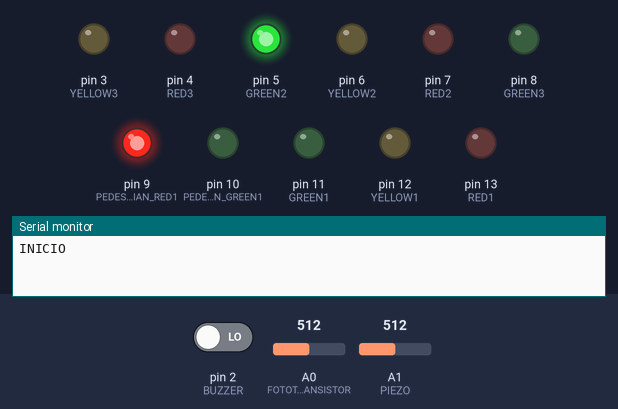
The sketch below on a simulated Arduino Uno, built with avr-gcc and run on an emulated ATmega328P. On the bench: output pins drawn as LEDs (lit = HIGH), the last lines printed to the serial monitor. The test bench sets the inputs (shaded band); at power-on: pin 2 (BUZZER) LOW, A0 (FOTOTRANSISTOR) = 512, A1 (PIEZO) = 512.

Above: at 1.2 s.
1.3 s: pin 2 (BUZZER) driven HIGH
At 2.8 s:
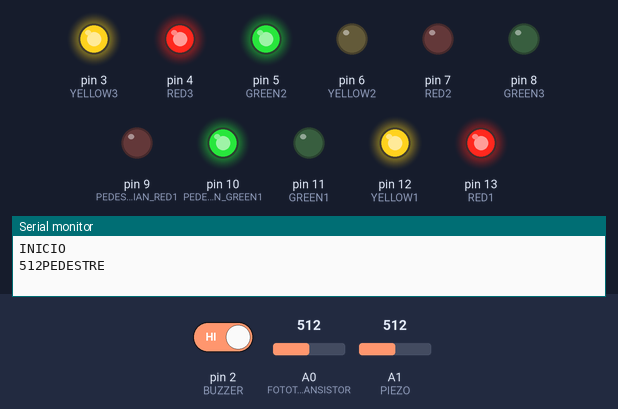
At 3.9 s:
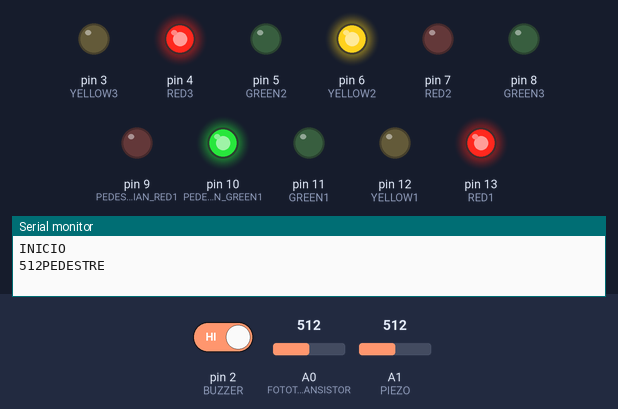
4.3 s: pin 2 (BUZZER) driven LOW
At 7.3 s:
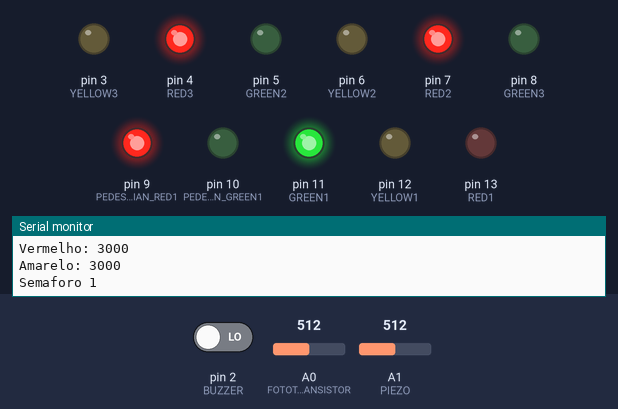
Timing chart, 0 to 23.5 s (numbered marks = the images above; inputs shaded):
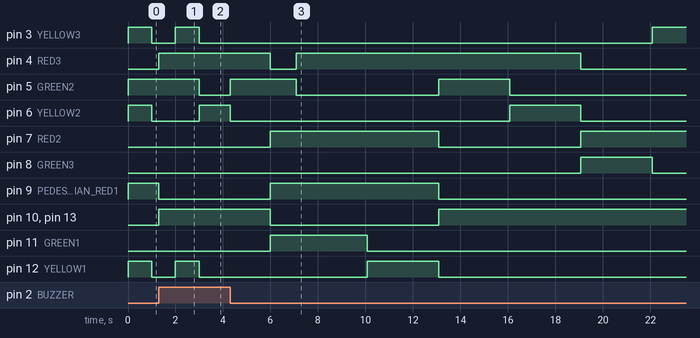

Measured:
- after the input at 1.3 s, pin 4 (RED3), pin 10 (PEDESTRIAN_GREEN1), pin 13 (RED1): LOW → HIGH after 0.00 s instead of 1.7 s; pin 9 (PEDESTRIAN_RED1): HIGH → LOW after 0.00 s instead of 1.7 s
- by itself, pin 5 (GREEN2): alternates HIGH for 2.9 s and LOW for 6.0 s

The sketch:

hardware-code.ino
```cpp
#define PIEZO 1 //Pino Analogico 1
#define SENSOR_CAR 2 // Pino Analogico 2
//#define LED_PIEZO 1 //Pino Digital 1
#define THRESHOLD 30 //Threshold do Piezoeletrico
#define FOTOTRANSISTOR 0 //Pino Analogico 0
#define BUZZER 2  //Pino Digital 2
/* LEDS para simular o semáforo*/
#define RED1  13 //Pino Digital 13
#define YELLOW1 12 //Pino Digital 12
#define GREEN1 11 //Pino Digital 11

#define PEDESTRIAN_GREEN1 10 //Pino Digital 10
#define PEDESTRIAN_RED1 9 //Pino Digital 9

#define RED2  7 //Pino Digital 7
#define YELLOW2 6 //Pino Digital 6
#define GREEN2 5 //Pino Digital 5

#define RED3  4 //Pino Digital 4
#define YELLOW3 3 //Pino Digital 3
#define GREEN3 8 //Pino Digital 8


int piezo_value = 0;
int value = 0;
int start = 1;
/*--------- TIMERS -------------- */
int GREEN2time;
int RED2time = 3000;
int YELLOW2time = 3000; //3s
/*-------VARIAVEIS DE CONTROLE------- */
int inicio = 1;
int count_v = 0; //Contador de veículos
int S_via_second = 3150; //Fluxo de Saturação veq/htv da via secundaria
int S_via_prim = 4725; //Fluxo de Saturação veq/htv da via primaria
int q = 200; //Demanda da aproximação
int y; //Taxa de ocupação
int Sum_Y = 0; //Somatorio das taxas de ocupação
unsigned long Co; //Tempo de ciclo ótimo;
unsigned long Tp = 3000;
unsigned long I = 3000; //Tempo perdido inicial
unsigned long gef = 3000; //Tempo de Verde efetivo 8s inciais;
unsigned long g = 3000;
unsigned long t1, t2, tempo; //Variaveis para calculo de velocidade do veiculo;
unsigned long timer = 0;

void pedestre() {
  value = analogRead(FOTOTRANSISTOR);
  piezo_value = analogRead(PIEZO); //Sensor piezo para detectar o peso do pedestre
  Serial.print(value);
  Serial.println("PEDESTRE");
  if (value >= 300 || piezo_value >= THRESHOLD) {
    digitalWrite(GREEN1, LOW);
    digitalWrite(GREEN2, HIGH);
    digitalWrite(GREEN3, LOW);
    digitalWrite(PEDESTRIAN_GREEN1, HIGH);
    digitalWrite(PEDESTRIAN_RED1, LOW);
    digitalWrite(YELLOW1, LOW);
    digitalWrite(YELLOW2, LOW);
    digitalWrite(YELLOW3, LOW);
    digitalWrite(RED2, LOW);
    digitalWrite(RED3, HIGH);
    digitalWrite(RED1, HIGH);
    //  Serial.println("INRERRUPCAO");
    RED2time = RED2time + 200; //7s é tempo dado para o intervalo de caminhada para o pedestre
    //Serial.print("RED"); Serial.println(RED2time);
    YELLOW2time = YELLOW2time + 100; //É adcionado um tempo de segurança a mais no amarelo
    g = g - 100;
  }
}

void setup() {
  attachInterrupt(digitalPinToInterrupt(2), pedestre, HIGH);
  pinMode(BUZZER, INPUT);
  pinMode(GREEN1, OUTPUT);
  pinMode(RED1, OUTPUT);
  pinMode(YELLOW1, OUTPUT);
  pinMode(GREEN2, OUTPUT);
  pinMode(RED2, OUTPUT);
  pinMode(YELLOW2, OUTPUT);
  pinMode(GREEN3, OUTPUT);
  pinMode(RED3, OUTPUT);
  pinMode(YELLOW3, OUTPUT);
  pinMode(PEDESTRIAN_GREEN1, OUTPUT);
  pinMode(PEDESTRIAN_RED1, OUTPUT);
  Serial.begin(9600);
}

void loop() {
  /*Loop inicial*/
  while (start) {
    Serial.println("INICIO");
    digitalWrite(GREEN1, LOW);
    digitalWrite(GREEN2, HIGH);
    digitalWrite(GREEN3, LOW);
    digitalWrite(PEDESTRIAN_GREEN1, LOW);
    digitalWrite(PEDESTRIAN_RED1, HIGH);
    digitalWrite(YELLOW1, HIGH);
    digitalWrite(YELLOW2, HIGH);
    digitalWrite(YELLOW3, HIGH);
    delay(1000);
    digitalWrite(YELLOW1, LOW);
    digitalWrite(YELLOW2, LOW);
    digitalWrite(YELLOW3, LOW);
    delay(1000);
    digitalWrite(YELLOW1, HIGH);
    digitalWrite(YELLOW2, LOW);
    digitalWrite(YELLOW3, HIGH);
    delay(1000);
    digitalWrite(YELLOW1, LOW);
    digitalWrite(GREEN2, LOW);
    digitalWrite(YELLOW2, HIGH);
    digitalWrite(YELLOW3, LOW);
    digitalWrite(RED1, HIGH);
    digitalWrite(RED2, LOW);
    digitalWrite(RED3, HIGH);
    digitalWrite(PEDESTRIAN_GREEN1, HIGH);
    digitalWrite(PEDESTRIAN_RED1, LOW);
    delay(3000);
    digitalWrite(RED1, LOW);
    digitalWrite(RED2, HIGH);
    digitalWrite(RED3, LOW);
    digitalWrite(PEDESTRIAN_GREEN1, LOW);
    digitalWrite(PEDESTRIAN_RED1, HIGH);
    digitalWrite(GREEN1, HIGH);
    digitalWrite(GREEN3, LOW);
    delay(1000); //10s
    start = 0;
  }

  int sensor =  analogRead(SENSOR_CAR);
  value = analogRead(FOTOTRANSISTOR);
  if (sensor > THRESHOLD) { //Passou um veiculo
    g = g + 3000;
    count_v = count_v + 20; //q: demanda ou quantidade de veiculos
    //q = count_v;
    Serial.println("Demanda" + count_v);
  }
  /*Calculo dos parametros do plano de tráfego*/
  g = gef;
  gef = g + YELLOW2time - I;
  Serial.print("Verde Efetivo:"); Serial.println(gef);
  if (gef > 9000) {
    gef = 6000;
  }
  I = (g + YELLOW2time) - gef;
  Serial.print("Tempo Perdido I :"); Serial.println(I);
  Tp = Tp + (I - YELLOW2time);
  Serial.print("Tp:"); Serial.println(Tp);
  y = q * S_via_second; //q é damanda
  Serial.print("y:"); Serial.println(y);
  Sum_Y = Sum_Y + y;
  Co = (1.5 * Tp + 5) / (1 - Sum_Y);
  Serial.print("Ciclo otimo :"); Serial.println(Co);
  RED2time = 3000;
  YELLOW2time = 3000;

  if (gef * S_via_second >= q * Co || gef >= y * Co) {
    unsigned long t = millis();
    while (timer < t + 3000) { //Enquanto não tiver passado os 30s
      Serial.print("Verde: "); Serial.println(g);
      Serial.print("Vermelho: "); Serial.println(RED2time);
      Serial.print("Amarelo: "); Serial.println(YELLOW2time);
      Serial.println("Semaforo 1");
      digitalWrite(GREEN1, HIGH);
      digitalWrite(GREEN2, LOW);
      digitalWrite(GREEN3, LOW);
      digitalWrite(PEDESTRIAN_GREEN1, LOW);
      digitalWrite(PEDESTRIAN_RED1, HIGH);
      digitalWrite(YELLOW1, LOW);
      digitalWrite(YELLOW2, LOW);
      digitalWrite(YELLOW3, LOW);
      digitalWrite(RED2, HIGH);
      digitalWrite(RED3, HIGH);
      digitalWrite(RED1, LOW);
      delay(g);

      digitalWrite(GREEN1, LOW);
      digitalWrite(GREEN2, LOW);
      digitalWrite(GREEN3, LOW);
      digitalWrite(PEDESTRIAN_GREEN1, LOW);
      digitalWrite(PEDESTRIAN_RED1, HIGH);
      digitalWrite(YELLOW1, HIGH);
      digitalWrite(YELLOW2, LOW);
      digitalWrite(YELLOW3, LOW);
      digitalWrite(RED2, HIGH);
      digitalWrite(RED3, HIGH);
      digitalWrite(RED1, LOW);
      delay(YELLOW2time);

      Serial.println("Semaforo 2");
      digitalWrite(GREEN1, LOW);
      digitalWrite(GREEN2, HIGH);
      digitalWrite(GREEN3, LOW);
      digitalWrite(PEDESTRIAN_GREEN1, HIGH);
      digitalWrite(PEDESTRIAN_RED1, LOW);
      digitalWrite(YELLOW1, LOW);
      digitalWrite(YELLOW2, LOW);
      digitalWrite(YELLOW3, LOW);
      digitalWrite(RED2, LOW);
      digitalWrite(RED3, HIGH);
      digitalWrite(RED1, HIGH);
      delay(RED2time);

      digitalWrite(GREEN1, LOW);
      digitalWrite(GREEN2, LOW);
      digitalWrite(GREEN3, LOW);
      digitalWrite(PEDESTRIAN_GREEN1, HIGH);
      digitalWrite(PEDESTRIAN_RED1, LOW);
      digitalWrite(YELLOW1, LOW);
      digitalWrite(YELLOW2, HIGH);
      digitalWrite(YELLOW3, LOW);
      digitalWrite(RED2, LOW);
      digitalWrite(RED3, HIGH);
      digitalWrite(RED1, HIGH);
      delay(YELLOW2time);

      Serial.println("Semaforo 3");
      digitalWrite(GREEN1, LOW);
      digitalWrite(GREEN2, LOW);
      digitalWrite(GREEN3, HIGH);
      digitalWrite(PEDESTRIAN_GREEN1, HIGH);
      digitalWrite(PEDESTRIAN_RED1, LOW);
      digitalWrite(YELLOW1, LOW);
      digitalWrite(YELLOW2, LOW);
      digitalWrite(YELLOW3, LOW);
      digitalWrite(RED2, HIGH);
      digitalWrite(RED3, LOW);
      digitalWrite(RED1, HIGH);
      delay(RED2time);

      digitalWrite(GREEN1, LOW);
      digitalWrite(GREEN2, LOW);
      digitalWrite(GREEN3, LOW);
      digitalWrite(PEDESTRIAN_GREEN1, HIGH);
      digitalWrite(PEDESTRIAN_RED1, LOW);
      digitalWrite(YELLOW1, LOW);
      digitalWrite(YELLOW2, LOW);
      digitalWrite(YELLOW3, HIGH);
      digitalWrite(RED2, HIGH);
      digitalWrite(RED3, LOW);
      digitalWrite(RED1, HIGH);
      delay(YELLOW2time);

      timer = millis();
      Serial.print("Time: "); Serial.println(timer);
    }
  }
}
```
